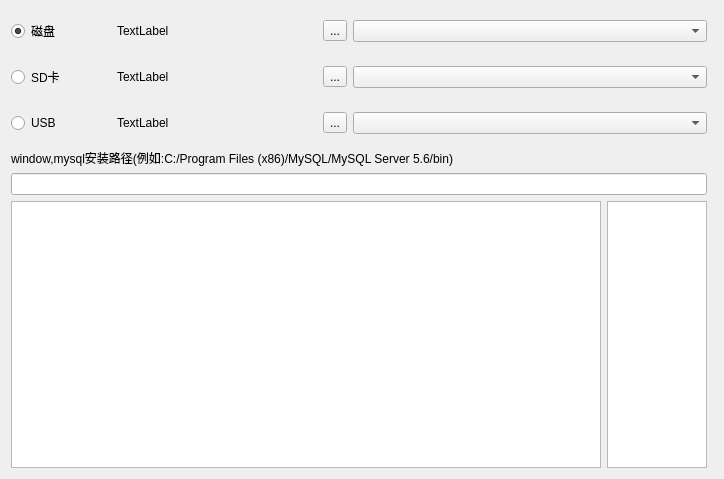
<?xml version="1.0" encoding="UTF-8"?>
<ui version="4.0">
 <class>w_sys_manage_sqlcopy_Dialog</class>
 <widget class="QDialog" name="w_sys_manage_sqlcopy_Dialog">
  <property name="geometry">
   <rect>
    <x>0</x>
    <y>0</y>
    <width>724</width>
    <height>479</height>
   </rect>
  </property>
  <property name="windowTitle">
   <string>Dialog</string>
  </property>
  <layout class="QHBoxLayout" name="horizontalLayout_5" stretch="1,0">
   <item>
    <layout class="QVBoxLayout" name="verticalLayout">
     <item>
      <layout class="QHBoxLayout" name="horizontalLayout" stretch="0,0,0,1">
       <item>
        <widget class="QRadioButton" name="radioButton">
         <property name="minimumSize">
          <size>
           <width>100</width>
           <height>0</height>
          </size>
         </property>
         <property name="text">
          <string>磁盘</string>
         </property>
         <property name="checked">
          <bool>true</bool>
         </property>
        </widget>
       </item>
       <item>
        <widget class="QLabel" name="label">
         <property name="minimumSize">
          <size>
           <width>200</width>
           <height>40</height>
          </size>
         </property>
         <property name="text">
          <string>TextLabel</string>
         </property>
         <property name="wordWrap">
          <bool>true</bool>
         </property>
         <property name="textInteractionFlags">
          <set>Qt::LinksAccessibleByMouse|Qt::TextSelectableByMouse</set>
         </property>
        </widget>
       </item>
       <item>
        <widget class="QToolButton" name="toolButton">
         <property name="text">
          <string>...</string>
         </property>
        </widget>
       </item>
       <item>
        <widget class="lds_ComboBox" name="comboBox"/>
       </item>
      </layout>
     </item>
     <item>
      <layout class="QHBoxLayout" name="horizontalLayout_2" stretch="0,0,0,1">
       <item>
        <widget class="QRadioButton" name="radioButton_2">
         <property name="minimumSize">
          <size>
           <width>100</width>
           <height>0</height>
          </size>
         </property>
         <property name="text">
          <string>SD卡</string>
         </property>
        </widget>
       </item>
       <item>
        <widget class="QLabel" name="label_2">
         <property name="minimumSize">
          <size>
           <width>200</width>
           <height>40</height>
          </size>
         </property>
         <property name="text">
          <string>TextLabel</string>
         </property>
         <property name="wordWrap">
          <bool>true</bool>
         </property>
         <property name="textInteractionFlags">
          <set>Qt::LinksAccessibleByMouse|Qt::TextSelectableByMouse</set>
         </property>
        </widget>
       </item>
       <item>
        <widget class="QToolButton" name="toolButton_2">
         <property name="text">
          <string>...</string>
         </property>
        </widget>
       </item>
       <item>
        <widget class="lds_ComboBox" name="comboBox_2"/>
       </item>
      </layout>
     </item>
     <item>
      <layout class="QHBoxLayout" name="horizontalLayout_4" stretch="0,0,0,1">
       <item>
        <widget class="QRadioButton" name="radioButton_3">
         <property name="minimumSize">
          <size>
           <width>100</width>
           <height>0</height>
          </size>
         </property>
         <property name="text">
          <string>USB</string>
         </property>
        </widget>
       </item>
       <item>
        <widget class="QLabel" name="label_3">
         <property name="minimumSize">
          <size>
           <width>200</width>
           <height>40</height>
          </size>
         </property>
         <property name="text">
          <string>TextLabel</string>
         </property>
         <property name="wordWrap">
          <bool>true</bool>
         </property>
         <property name="textInteractionFlags">
          <set>Qt::LinksAccessibleByMouse|Qt::TextSelectableByMouse</set>
         </property>
        </widget>
       </item>
       <item>
        <widget class="QToolButton" name="toolButton_3">
         <property name="text">
          <string>...</string>
         </property>
        </widget>
       </item>
       <item>
        <widget class="lds_ComboBox" name="comboBox_3"/>
       </item>
      </layout>
     </item>
     <item>
      <widget class="QLabel" name="label_4">
       <property name="text">
        <string>window,mysql安装路径(例如:C:/Program Files (x86)/MySQL/MySQL Server 5.6/bin)</string>
       </property>
      </widget>
     </item>
     <item>
      <widget class="QLineEdit" name="lineEdit_winmysql_dir">
       <property name="styleSheet">
        <string notr="true">font:bold;
color:red;</string>
       </property>
      </widget>
     </item>
     <item>
      <layout class="QHBoxLayout" name="horizontalLayout_3">
       <item>
        <widget class="QTextBrowser" name="textBrowser"/>
       </item>
       <item>
        <widget class="QTextEdit" name="textEdit_amdin_set">
         <property name="minimumSize">
          <size>
           <width>100</width>
           <height>0</height>
          </size>
         </property>
         <property name="maximumSize">
          <size>
           <width>100</width>
           <height>16777215</height>
          </size>
         </property>
        </widget>
       </item>
      </layout>
     </item>
    </layout>
   </item>
   <item>
    <widget class="lds_toolbar" name="widget"/>
   </item>
  </layout>
 </widget>
 <customwidgets>
  <customwidget>
   <class>lds_toolbar</class>
   <extends>QFrame</extends>
   <header>lds_toolbar.h</header>
   <container>1</container>
  </customwidget>
  <customwidget>
   <class>lds_ComboBox</class>
   <extends>QComboBox</extends>
   <header>lds_combobox.h</header>
  </customwidget>
 </customwidgets>
 <resources/>
 <connections/>
</ui>
